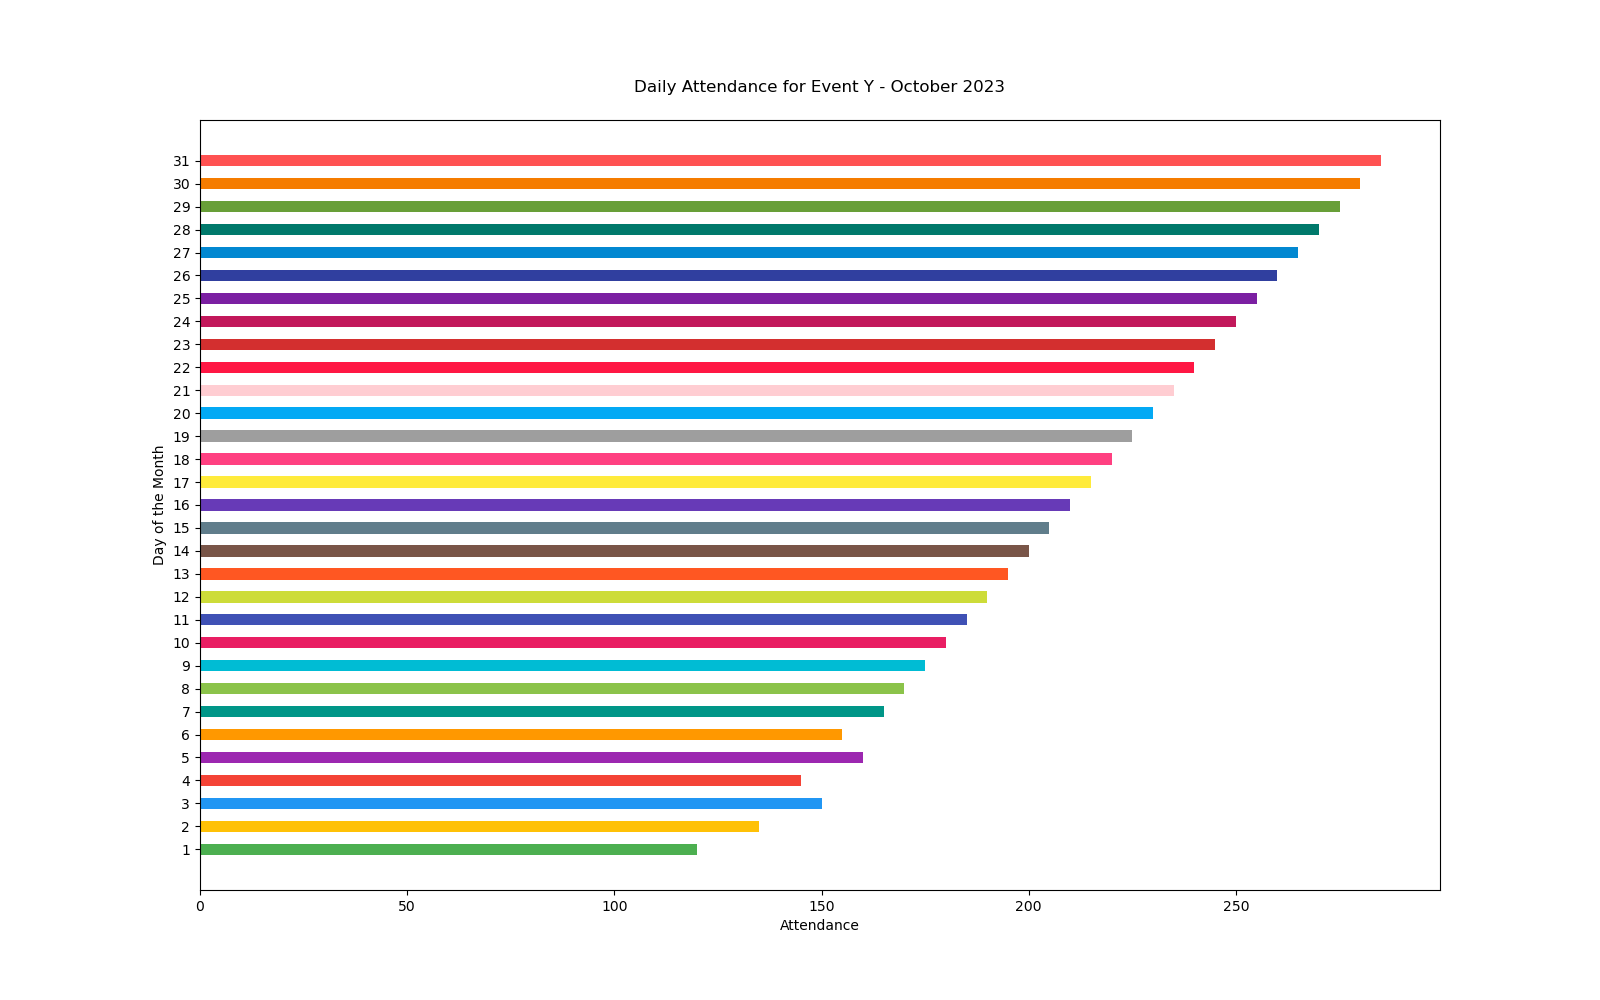

Recreate this plot in Python.

import matplotlib.pyplot as plt

# Data
days = [str(day) for day in range(1, 32)]
attendance = [120, 135, 150, 145, 160, 155, 165, 170, 175, 180, 185, 190, 195, 200, 205, 
              210, 215, 220, 225, 230, 235, 240, 245, 250, 255, 260, 265, 270, 275, 280, 285]

# Creating the figure and specifying figure size
plt.figure(figsize=(16, 10))

# Creating the bar chart as a horizontal chart
plt.barh(days, attendance, height=0.5, color=['#4CAF50', '#FFC107', '#2196F3', '#F44336',
                                              '#9C27B0', '#FF9800', '#009688', '#8BC34A',
                                              '#00BCD4', '#E91E63', '#3F51B5', '#CDDC39',
                                              '#FF5722', '#795548', '#607D8B', '#673AB7',
                                              '#FFEB3B', '#FF4081', '#9E9E9E', '#03A9F4',
                                              '#FFCDD2', '#FF1744', '#D32F2F', '#C2185B',
                                              '#7B1FA2', '#303F9F', '#0288D1', '#00796B',
                                              '#689F38', '#F57C00', '#FF5252'])

# Adding labels and title
plt.xlabel('Attendance')
plt.ylabel('Day of the Month')
plt.title('Daily Attendance for Event Y - October 2023', pad=20)

# Show the plot
plt.show()
